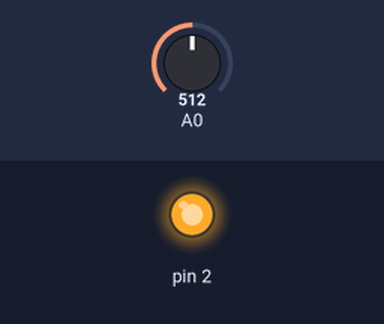
Recording of a sketch running on a simulated Arduino Uno, built with avr-gcc and run on an emulated ATmega328P. On the bench: output pins drawn as LEDs (lit = HIGH). Dashed ring = blinking. The test bench sets the inputs (shaded band); at power-on: A0 = 512.

Above: at 0.07 s.
At 1.2 s:
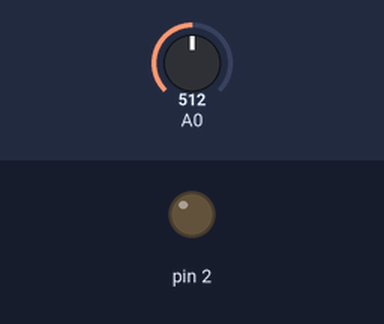
1.3 s: A0 set to 0
4.3 s: A0 set to 2
7.3 s: A0 set to 5
9.1 s: A0 set to 122
At 9.65 s:
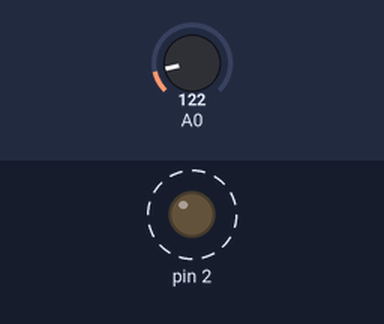
Timing chart, 0 to 13.1 s (numbered marks = the images above; inputs shaded):
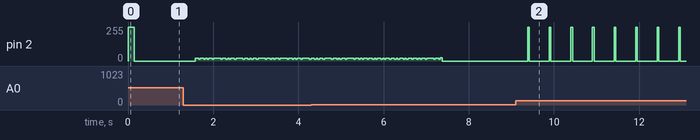

Measured:
- after the input at 9.1 s, pin 2: alternates 255/255 for 0.04 s and 0/255 for 0.47 s, starting after 0.29 s

The sketch:

uv-led-test.ino
```cpp
void setup() {
  // put your setup code here, to run once:

  pinMode(2, OUTPUT);
Serial.begin(9600);
}

void loop() {


for( int i = 2; i<9; i++){

  double delaytime = map (analogRead(A0), 0, 680, 1, 200);

  digitalWrite(i,HIGH);
  delay(delaytime);
  digitalWrite(i,LOW);
  delay(delaytime);

}


  // put your main code here, to run repeatedly:

}
```
